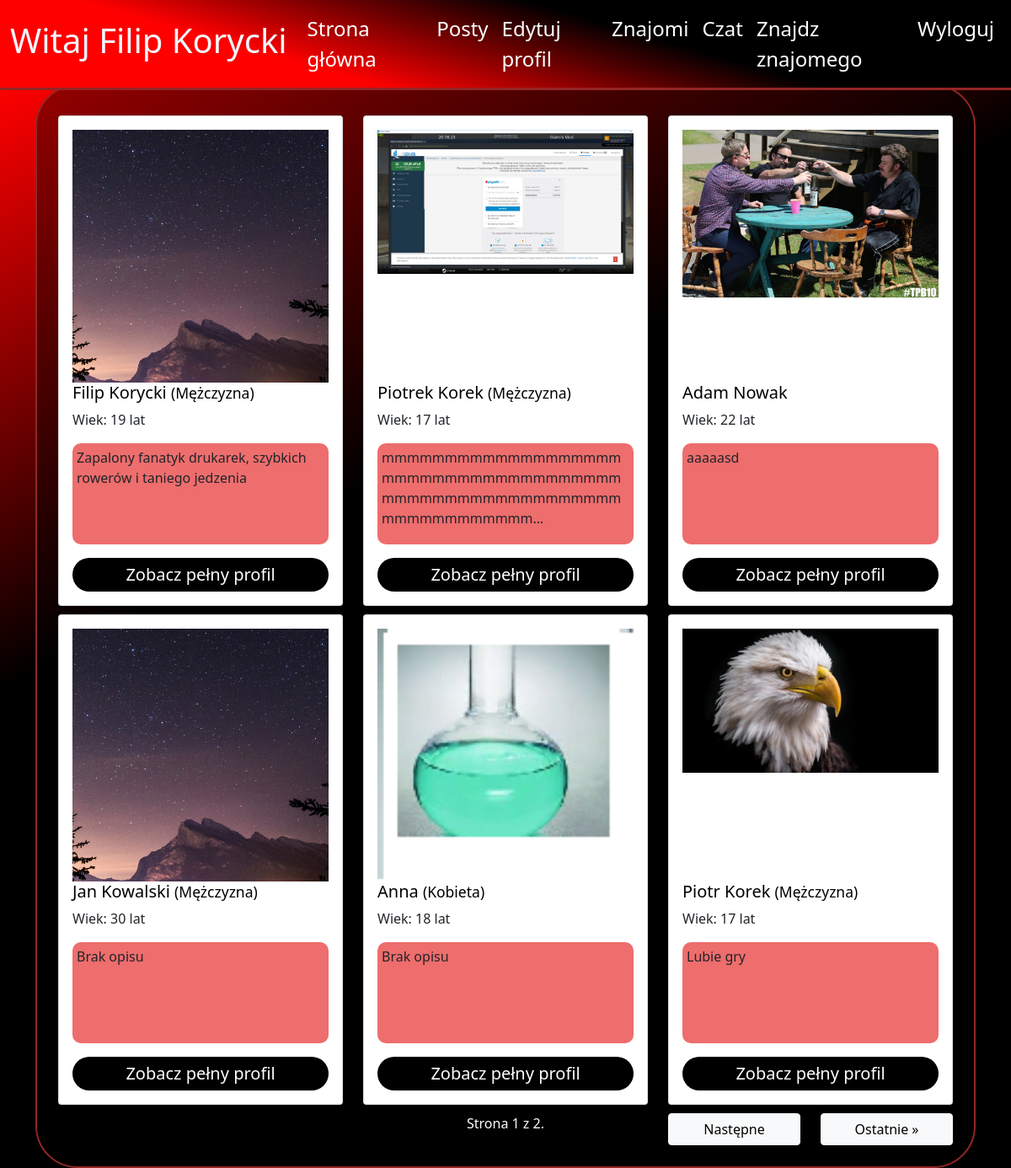
Page / (signed in) on the committed database.
### blog/models.py (models this page shows, shortened)
class Profile(models.Model):
    user = models.OneToOneField(User, null=True, on_delete=models.CASCADE)
    birth_date = models.DateField(blank=True,null=True)
    description = models.TextField(blank=True,null=True)
    first_name = models.CharField(blank=True, null=True, max_length=40)
    last_name = models.CharField(blank=True, null=True, max_length=40)
    country = models.CharField(blank=True, null=True, max_length=40)
    city = models.CharField(blank=True, null=True, max_length=40)
    height = models.DecimalField(blank=True,null=True, decimal_places=0, max_digits=120)
    weight = models.DecimalField(blank=True,null=True, decimal_places=0, max_digits=120)
    gender = models.CharField(blank=True,null=True, max_length=222)
    friends = models.ManyToManyField('self', blank=True)
    images = models.ManyToManyField("ProfileImage", related_name='+',blank=True)
    chats = models.ManyToManyField("ChatBox", related_name='+',blank=True)
    posts = models.ManyToManyField("Post", related_name='+',blank=True)
    def get_age(self):
        import datetime
        age = int((datetime.date.today() - self.birth_date).days/365.25)
        return age
    def get_name(self):
        if self.first_name and self.last_name:
            return str(str(self.first_name)+" "+str(self.last_name)) #+" ("+str(self.user.username)+")"
        elif self.first_name:
            return self.first_name
        else:
            return self.user.username

### blog/views.py (the view)
# urls.py: path("", views.MainPage, name="mainpage"),
def MainPage(request):
    profiles = Profile.objects.all()
    paginator = Paginator(profiles, 6)
    page_number = request.GET.get('page')
    page_obj = paginator.get_page(page_number)
    context={
        'profiles':page_obj,
    }
    if request.user.is_authenticated:
        profile = request.user.profile
        new_friend_request = 0
        friend_requests = FriendInvitation.objects.all().filter(profile_to=profile)
        for friend_request in friend_requests:
            if friend_request.displayed == False:
                new_friend_request += 1
        context["new_friend_request"] = new_friend_request
        new_messages = 0
        profile_chats = profile.chats.all()
        for chat in profile_chats:
            for message in chat.messages.all():
                if not message.displayed:
                    if not message.owner == profile:
                        new_messages +=1
        context["new_messages"] = new_messages
    return render(request, "blog/mainpage.html",context=context)

### blog/templates/blog/mainpage.html (shortened to what this page needs)
{% extends "blog/base.html"%}
{% load static %}
{%block content%}
{% if user.is_authenticated%}
<div class="container background_v1">
    <div class="row">
    {% for profile in profiles%}
        <div class="col-sm-12 col-md-6 col-lg-4" >
            <div class="card main_page_card" style="margin-top: 10px;">
                <div class="card-body">
                {% if profile.images%}
                <div style="width: 100%; position:relative;">
                    {%for image in profile.images.all %}
                        {% if forloop.last %}
                            <div class="fake_box"> </div>
                            <br />
                        {%endif%}
                    {%empty%}
                          <img src="{% static 'user.png' %}" class="profile_image">
                          <div class="fake_box"> </div>
                        <br />
                    {%endfor%}
                </div>
                {%endif%}
                <h5 class="card-title">
                {{profile.get_name}}
                {% if not profile.gender == None%}
                <small>({{profile.gender}})</small>
                {%endif%}
                </h5>
                <p class="card-text">Wiek: {{profile.get_age}} lat</p>
                <p class="card-text main_page_desc" >
                {% if profile.description %}
                    {{profile.description|truncatechars:70}}
                    {% else %}
                    Brak opisu
                {%  endif   %}
                </p>
                <a href="{%url 'profile' profile.id%}"  class="my-button">Zobacz pełny profil</a>
                </div>
            </div>
        </div>
    {%endfor%}
    </div>
    <div class="pagination row">
        {% if profiles.has_previous %}
            <div class="col-md-12 col-lg-2">
            <a class="pagiantion_obj btn btn-light"
             href="?page=1">&laquo; Pierwsze</a>
            </div>
            <div class="col-md-12 col-lg-2">
            <a class="pagiantion_obj btn btn-light"
            href="?page={{ profiles.previous_page_number }}">Poprzednie</a>
            </div>
        {%else%}
            <div class="pagination_obj col-md-12 col-lg-2" style="height:1px;"></div>
            <div class="pagination_obj col-md-12 col-lg-2" style="height:1px;"></div>
        {% endif %}
        <div class="pagiantion_obj pagination_number col-sm-12 col-md-4" >
            Strona {{ profiles.number }} z {{ profiles.paginator.num_pages }}.
        </div>
        {% if profiles.has_next %}
            <div class="col-md-12 col-lg-2">
            <a class="pagiantion_obj btn btn-light pagiantion_obj"
            href="?page={{ profiles.next_page_number }}">Następne</a>
            </div>
            <div class="col-md-12 col-lg-2">
            <a class="pagiantion_obj btn btn-light pagiantion_obj"
            href="?page={{ profiles.paginator.num_pages }}">Ostatnie &raquo;</a>
             </div>
        {% endif %}
</div>
</div>
    {%endif%}
{% endblock %}

### blog/templates/blog/base.html (shortened to what this page needs)
{% load static %}
<!doctype html>
<html lang="en">
  <head>
    <link href="https://cdn.jsdelivr.net/npm/bootstrap@5.0.0-beta1/dist/css/bootstrap.min.css" rel="stylesheet">
    <link rel ="stylesheet" href="{% static 'style.css' %}">
  </head>
  <body>
    <nav class="navbar navbar-expand-lg navbar-dark bg-light">
  <div class="container-fluid">
    <a class="navbar-brand" href="#"><h1>Witaj {{user.profile.get_name}}</h1></a>
    <div class="collapse navbar-collapse" id="navbarSupportedContent">
      <ul class="navbar-nav me-auto mb-2 mb-lg-0">
        {% if user.is_authenticated%}
        <li class="nav-item ">
          <a class="nav-link" href="{% url 'mainpage' %}">Strona główna</a>
        </li>
        <li class="nav-item ">
          <a class="nav-link" href="{% url 'posts' %}">Posty</a>
        </li>
        <li class="nav-item ">
          <a class="nav-link" href="{% url 'profile' user.profile.id %}">Edytuj profil</a>
        </li>
        <li class="nav-item ">
          <a class="nav-link" href="{% url 'friend_list' user.profile.id %}">
            {% if not new_friend_request == 0%}
              Znajomi  <span style="color:white;"> {{new_friend_request}}</span>
            {%else%}
              Znajomi
            {%endif%}
          </a>
        </li>
        <li class="nav-item ">
          <a class="nav-link" href="{% url 'all_chats' %}">Czat
          </a>
        </li>
         <li class="nav-item ">
          <a class="nav-link" href="{% url 'find_friend'%}">Znajdz znajomego</a>
        </li>
        <li class="nav-item ">
          <a class="nav-link" href="{% url 'logout' %}">Wyloguj</a>
        </li>
         {%endif%}
      </ul>
    </div>
  </div>
</nav>
    <div class="main_content">
      <div class="container">
    {%block content%}
    {% endblock %}
      </div>
    </div>
  </body>
</html>

### static/style.css (style rules this page uses)
* { box-sizing: border-box; margin:0; padding:0; }
:root { --ramka: rgb(148, 38, 38); }
nav { background: rgb(255,0,0); background: linear-gradient(16deg, rgba(255,0,0,1) 29%, rgba(0,0,0,1) 63%, rgba(0,0,0,1) 100%); border-bottom: var(--ramka) solid 3px; }
body { background-repeat: no-repeat; background-size: cover; background: black; }
.navbar { position: fixed; top:0; z-index: 555; width: 100%; }
h1,h2,h3,h4,h5 { color:aliceblue; }
nav .navbar-nav li a { color: white !important; font-size: 1.5em; }
.main_content { padding-top: 100px; min-height: 800px; background: rgb(255,0,0); background: linear-gradient(151deg, rgba(255,0,0,1) 5%, rgba(0,0,0,1) 40%, rgba(0,0,0,1) 100%); }
.card-title { color:black !important; }
.main_page_card { width: 100%; }
.background_v1 { border: solid 2px var(--ramka); border-radius: 50px; padding: 25px; background-color:rgba(0, 0, 0, 0.4); min-height: 700px; }
.fake_box { width:300px; height: 276px; }
.main_page_desc { background-color: rgb(238, 109, 109)!important; border-radius: 10px; padding:5px; height:120px; }
.btn { width:100%; }
.my-button { display: inline-block; text-align: center; padding:5px; background-color:black; border-radius:20px; border:none; color:white; font-size: 20px; transition: background-color 1s, color 1s; text-decoration: none; width: 100%; }
.pagination { margin-top: 10px; }
.pagination_number { background-color: black; color:white; text-align: center; }

### rows in the picture
Profile: get_name "Filip Korycki", gender "Mężczyzna", get_age "19", description "Zapalony fanatyk drukarek, szybkich rowerów i taniego jedzenia"
Profile: get_name "Piotrek Korek", gender "Mężczyzna", get_age "17", description "mmmmmmmmmmmmmmmmmmmmmmmmmmmmmmmmmmmmmmmmmmmmmmmmmmmmmmmmmmmmmmmmmmmmm…"
Profile: get_name "Adam Nowak", get_age "22", description "aaaaasd"
Profile: get_name "Jan Kowalski", gender "Mężczyzna", get_age "30", description "Brak opisu"
Profile: get_name "Anna", gender "Kobieta", get_age "18", description "Brak opisu"
Profile: get_name "Piotr Korek", gender "Mężczyzna", get_age "17", description "Lubie gry"

### other values in the picture
{{ user.profile.get_name }} "Filip Korycki"
{{ profiles.number }} "1"
{{ profiles.paginator.num_pages }} "2"
